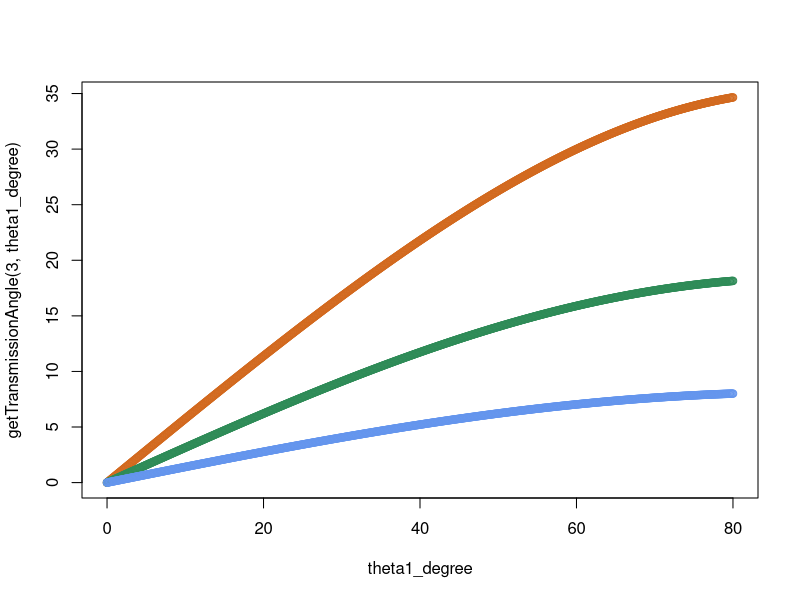

Here is the R script that generated this plot:
# Clean workspace
rm(list=ls())

# Let's first write a function which will take
# relative permitivity (E_r) and the angle of incidence (in degree) as input;
# and returns the angle of transmission (in degree)
#
# following the syntax:
# myFunctionName = function(argument1, argument2, ... ){
#   body of the function
#   return(the thing to be returned)
# }
getTransmissionAngle = function(E_r, inAngleD){
  inAngleR = (pi/180)*inAngleD
  transAngleR = asin(sin(inAngleR)/sqrt(E_r)) 
  transAngleD = (180/pi)*transAngleR
  return(transAngleD)
}

# make an array of incident angles from 0 to 80 degree
theta1_degree = seq(from=0, to=80, by=.1)

# Let's plot now for different permittivity (E_r) values.
# For the first plot, use plot(x,y) command.
# For the next ones use points(x,y) command, so that, they all appear in the 
# same set of axes. 

# E_r = 3
plot(
  x = theta1_degree,
  y = getTransmissionAngle(3, theta1_degree), 
  col="chocolate"
)


# E_r = 10
points(
  x = theta1_degree,
  y = getTransmissionAngle(10, theta1_degree), 
  col="seagreen"
)


# E_r = 50
points(
  x = theta1_degree,
  y = getTransmissionAngle(50, theta1_degree), 
  col="cornflowerblue"
)


